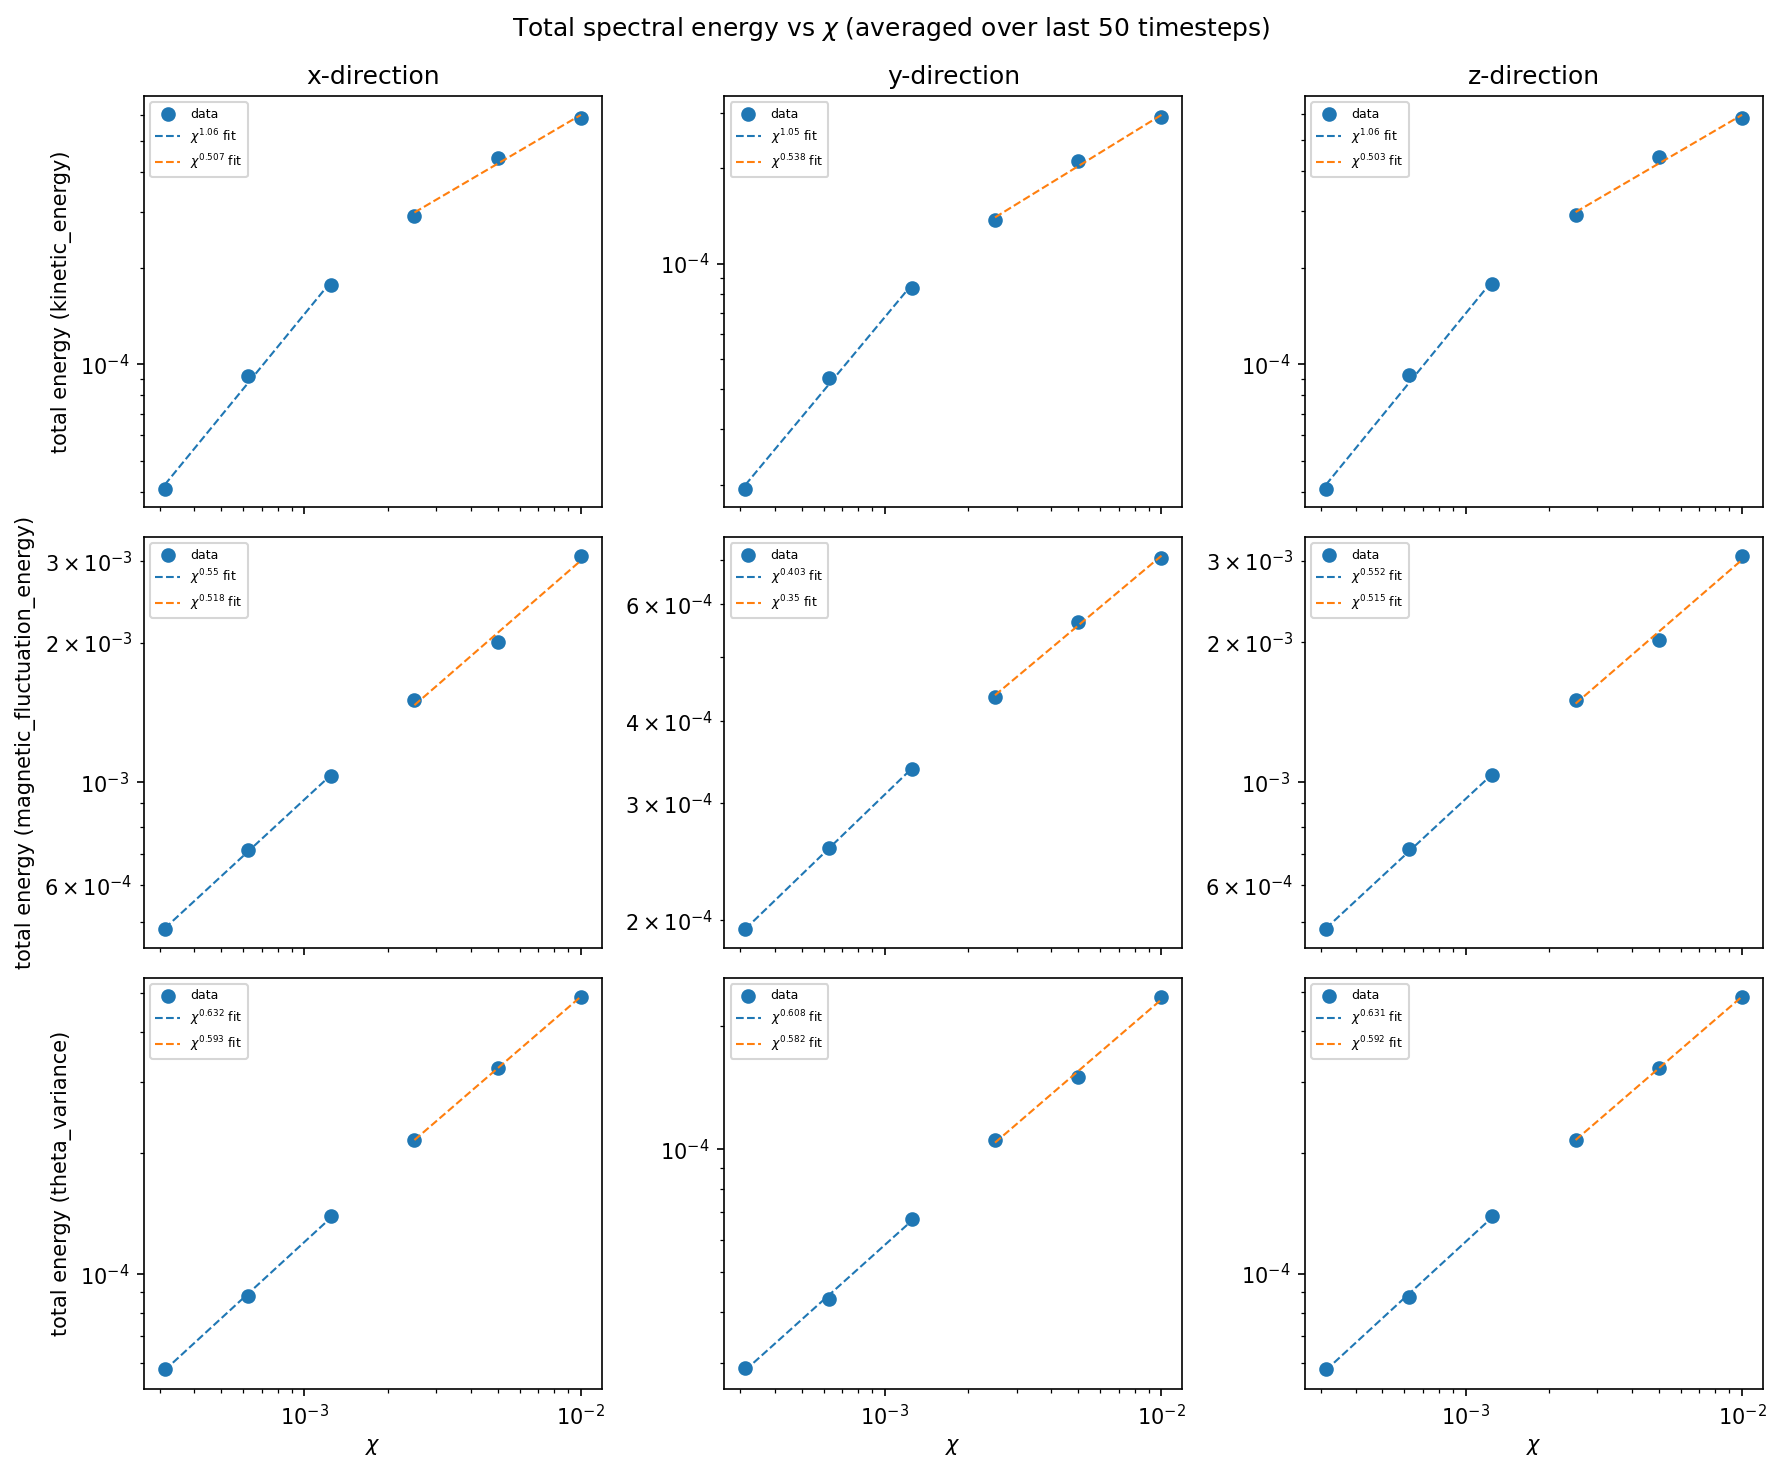

This chart was generated by the following Python code:
"""
Total spectral energy, averaged over the last N_LAST timesteps, vs chi.

Reuses total_energy_vs_time.py's per-timestep total_energy_time_series()
(no spectral smoothing -- raw energy at each saved snapshot), then simply
averages the trailing N_LAST values of that already-computed time series
for each chi, rather than re-averaging the raw spectra first.
"""
import os
import re

import matplotlib
matplotlib.use("Agg")
import matplotlib.pyplot as plt
import numpy as np

from load_flucs_spectra import load_flucs_spectra

SCAN_DIR = "/cephfs/store/astro-hl278/dnh26/hbi_flucs/runs/2_production_chi_scan_512"
TIME_MIN = 2.0  # drop startup transient; set to None to keep all times
N_LAST = 50      # trailing timesteps of the time series to average per chi

SCRIPT_DIR = os.path.dirname(os.path.abspath(__file__))
PLOT_OUTPATH = os.path.join(SCRIPT_DIR, "total_energy_vs_chi.png")
TABLE_OUTPATH = os.path.join(SCRIPT_DIR, "total_energy_vs_chi_table.txt")

directions = ["x", "y", "z"]
fields = ["kinetic_energy", "magnetic_fluctuation_energy", "theta_variance"]

N_LOW = 3  # number of smallest-chi points fit as one power law; the rest fit as a second

CHI_PATTERN = re.compile(r"chi1over(\d+)")


def parse_chi(folder_name):
    match = CHI_PATTERN.search(folder_name)
    if match is None:
        raise ValueError(f"could not parse chi from folder name {folder_name!r}")
    return 1.0 / float(match.group(1))


def fit_power_law(chi, y):
    """Least-squares fit of y = A * chi**b (both A and b free), via linear
    regression in log-log space."""
    exponent, log_amplitude = np.polyfit(np.log(chi), np.log(y), 1)
    return np.exp(log_amplitude), exponent


def total_energy_time_series(run_dir):
    """Returns (time, {field_direction: int(E(k,t) dk)}) for one run."""
    data = load_flucs_spectra(run_dir)
    time = data["time"]
    mask = time >= TIME_MIN if TIME_MIN is not None else np.ones_like(time, dtype=bool)
    time = time[mask]

    result = {}
    for field in fields:
        for direction in directions:
            k = data[f"k{direction}"]
            kpos = k > 0
            kk = k[kpos]
            ee = data[f"{field}_{direction}"][mask][:, kpos]
            result[f"{field}_{direction}"] = np.trapz(ee, kk, axis=1)
    return time, result


run_dirs = sorted(
    (
        name
        for name in os.listdir(SCAN_DIR)
        if os.path.isdir(os.path.join(SCAN_DIR, name)) and CHI_PATTERN.search(name)
    ),
    key=parse_chi,
)

chi_values = []
avg_energy_by_key = {f"{field}_{direction}": [] for field in fields for direction in directions}

for name in run_dirs:
    run_dir = os.path.join(SCAN_DIR, name)
    chi = parse_chi(name)
    print(f"processing {name} (chi={chi:.6g}) ...")
    time, energy_dict = total_energy_time_series(run_dir)
    if len(time) < N_LAST:
        raise ValueError(f"{run_dir}: only {len(time)} timesteps available, requested N_LAST={N_LAST}")
    chi_values.append(chi)
    for key, series in energy_dict.items():
        avg_energy_by_key[key].append(np.mean(series[-N_LAST:]))

chi_values = np.array(chi_values)
order = np.argsort(chi_values)

if len(chi_values) < 2 * N_LOW:
    raise ValueError(
        f"found {len(chi_values)} chi values, need at least {2 * N_LOW} "
        f"for a broken power law with {N_LOW} points per segment"
    )

fig, axes = plt.subplots(3, 3, figsize=(12, 10), sharex=True)

for row, field in enumerate(fields):
    for col, direction in enumerate(directions):
        ax = axes[row, col]
        key = f"{field}_{direction}"
        values = np.array(avg_energy_by_key[key])
        chi_sorted = chi_values[order]
        values_sorted = values[order]
        ax.scatter(chi_sorted, values_sorted, marker="o", linewidth=1, label="data")

        segments = [chi_sorted[:N_LOW], chi_sorted[N_LOW:]]
        value_segments = [values_sorted[:N_LOW], values_sorted[N_LOW:]]
        for chi_segment, values_segment in zip(segments, value_segments):
            amplitude, exponent = fit_power_law(chi_segment, values_segment)
            chi_smooth = np.geomspace(chi_segment.min(), chi_segment.max(), 50)
            ax.plot(
                chi_smooth,
                amplitude * chi_smooth ** exponent,
                "--",
                linewidth=1,
                label=f"$\\chi^{{{exponent:.3g}}}$ fit",
            )

        ax.set_xscale("log")
        ax.set_yscale("log")
        ax.legend(fontsize=6)
        if row == 0:
            ax.set_title(f"{direction}-direction")
        if col == 0:
            ax.set_ylabel(f"total energy ({field})")
        if row == len(fields) - 1:
            ax.set_xlabel(r"$\chi$")

fig.suptitle(f"Total spectral energy vs $\\chi$ (averaged over last {N_LAST} timesteps)")
fig.tight_layout()
fig.savefig(PLOT_OUTPATH, dpi=150, bbox_inches="tight")
print(f"saved {PLOT_OUTPATH}")

with open(TABLE_OUTPATH, "w") as fh:
    fh.write("chi\t" + "\t".join(avg_energy_by_key.keys()) + "\n")
    for i in order:
        row_vals = "\t".join(f"{avg_energy_by_key[key][i]:.6g}" for key in avg_energy_by_key)
        fh.write(f"{chi_values[i]:.6g}\t{row_vals}\n")
print(f"saved {TABLE_OUTPATH}")
